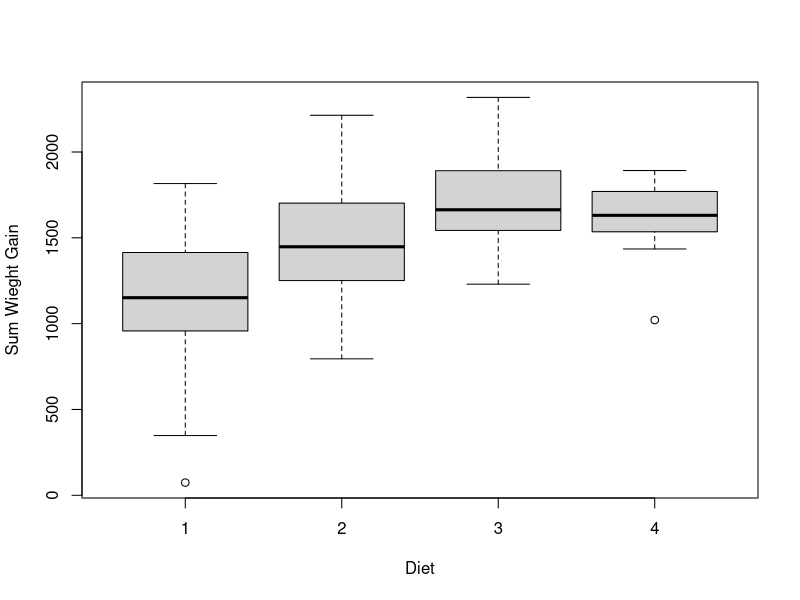
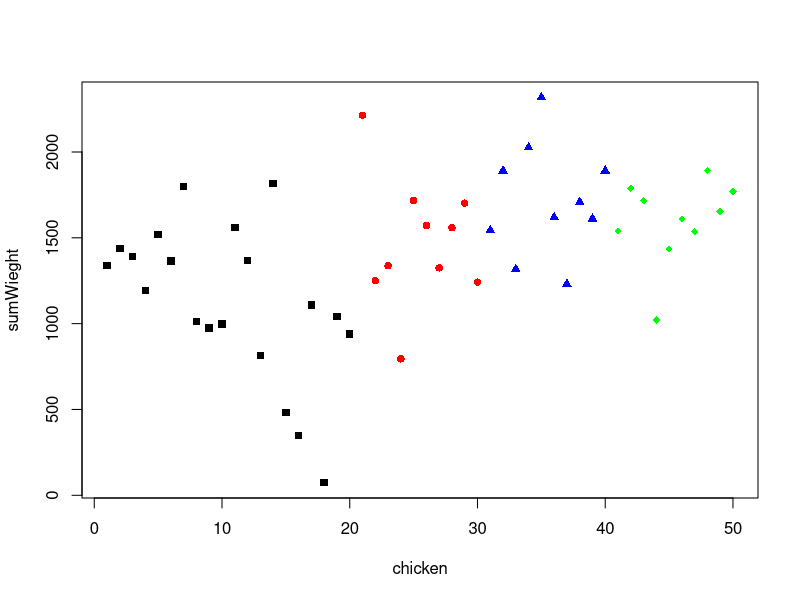
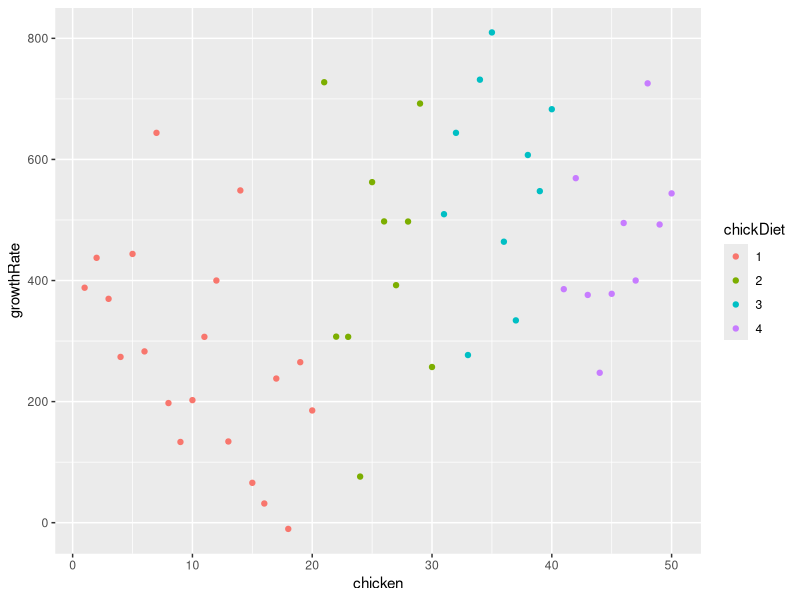

These figures' R source, in order:
install.packages("ggplot2")
library(ggplot2)
data(ChickWeight)
chicklist = list()
for(chicken in 1:50){
  tempSet <- subset(ChickWeight, Chick == chicken)
  chickDiet <- head(tempSet$Diet, n=1)
  sumWieght <- sum(tempSet$weight)
  sumTime <- sum(tempSet$Time)
  past <- tempSet$weight[[1]]
  present <- tail(tempSet$weight, n=1)
  growthRate <- (((present-past)/past)*100)
  tempFrame <- data.frame(chicken, sumWieght, sumTime, chickDiet, growthRate)
  chicklist[[chicken]] <- tempFrame
}
chickFrame = do.call(rbind, chicklist)
boxplot(sumWieght~chickDiet, data=chickFrame, xlab="Diet", ylab="Sum Wieght Gain")
plot(sumWieght~chicken,
     data=chickFrame,
     pch= c(15, 16, 17, 18)[as.numeric(chickDiet)],
     col = c("black", "red", "blue", "green")[as.numeric(chickDiet)])
qplot(chicken, growthRate, data = chickFrame, colour = chickDiet)
